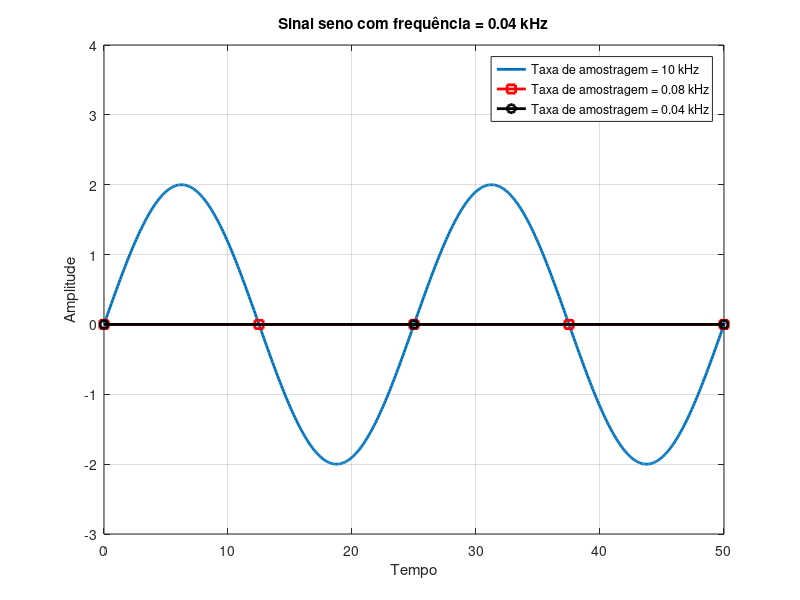

Write the MATLAB code that produced this figure.
clc; close all;clear all;                           % Limpa variáveis e fecha todos os gráficos
%% Geração do sinal cosenoidal
fsampling = 10;                                     % Taxa de amostragem  (kHz)
tf = 200;                                           % Tempo final 
t = 0 : (1/fsampling) : tf;                         % Vetor tempo discreto, obedecendo o tempo de amostragem
fm = 0.04;                                          % Frequência do sinal senoidal
Am = 2;                                             % Amplitude do sinal senoidal
m = Am*sin(2*pi*fm*t);                              % Geração de amostras do sinal senoidal

plot(t,m,'linewidth',2);                            % Plota gráfico do coseno com taxa de amostragem fsampling
xlabel('Tempo');                                    % Definição do texto do eixo X
ylabel('Amplitude');                                % Definição do texto do eixo Y 
grid on;                                            % Desenhar o grid do gráfico                           
hold on;                                            % Comando para plotar multiplas linhas no mesmo gráfico

%% Gráfico do coseno com nova taxa de amostragem = 0.08 (o dobro da banda do sinal)
fsampling = 0.08;                                   % Taxa de amostragem (kHz)
t2 = 0 : (1/fsampling) : tf;                        % Geração de amostras do sinal m(t) com nova taxa de amostragem
m2 = Am*sin(2*pi*fm*t2);                            % Geração de amostras do sinal m(t) com nova taxa de amostragem    
plot(t2,m2,'r-s','linewidth',2);                    % Plota com nova taxa de amostragem (linha com marcador quadrado) 

%% Gráfico do coseno com nova taxa de amostragem = 0.04 (igual a banda do sinal)
fsampling = 0.04;                                   % Taxa de amostragem (kHz)
t3 = 0 : (1/fsampling) : tf;                        % Geração de amostras do sinal m(t) com nova taxa de amostragem
m3 = Am*sin(2*pi*fm*t3);                            % Geração de amostras do sinal m(t) com nova taxa de amostragem
plot(t3,m3,'k-o','linewidth',2);                    % Plota com nova taxa de amostragem (linha com marcador circular) 
legend('Taxa de amostragem = 10 kHz',...
'Taxa de amostragem = 0.08 kHz',...
'Taxa de amostragem = 0.04 kHz');                   % Adiciona legenda ao gráfico
title('Sinal seno com frequência = 0.04 kHz');    % Adiciona título ao gráfico
axis([0 2*1/fm -3 4]);                              % Zoom em dois períodos da onda

% A função 'whos' é responsável por mostrar todas as variáveis que foram criadas no workspace,
% identificando suas principais caracteristicas.